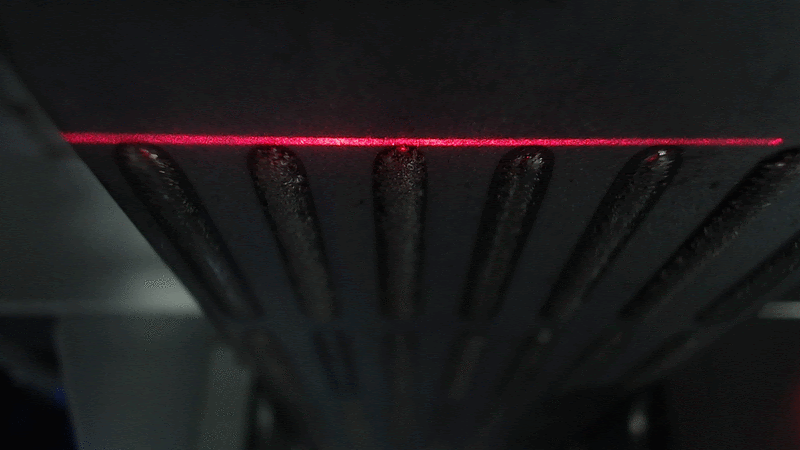
#> input picture img/frames_1/png_frames/f_(0).png, 800 x 450 px, given in place of frame_(9).jpg, which was not available
$ jupyter execute calil_20191202_1641.ipynb   (shell and % lines are left out)   (text cells are left out)
#> lines starting #> are read from the running program, lines starting #| are printed output that depends on the picture; after the words box and inside, x2 and y2 are one past the last pixel; in counts of white or black regions, pixels touching at a corner belong together; pictures that were not available may be replaced by others from this repository, and a replacement may not be noted
[cell 1]
# Initial setup

# Import libraries
import cv2
import matplotlib
import numpy as np
from matplotlib import pyplot as plt
from ipywidgets import interact, interactive, interact_manual
import math
import statistics

[cell 2]
# Define caminho da imagem
FILEPATH = "img/frames_1/png_frames/"

def analyseImageWithPreview_1(index, thresh):

    global orig, red, th, dst, kernel, dst_open, dst_close, img_height, img_width, cordao, avg_profile, avg_profile_rotated

    # Define label
    LABEL = "frame_(%d).jpg" %index

    # Define nome do arquivo
    FILENAME = FILEPATH + LABEL

    # Carregar a imagem na cor BGR (Padrão Opencv)
    orig = cv2.imread(FILENAME, cv2.IMREAD_COLOR)

    # Cropa imagem pela metade
    h = orig.shape[0]
    orig = orig[0:int(h/2),:,:]

    # Converter para RGB
    orig = cv2.cvtColor(orig, cv2.COLOR_BGR2RGB)

    # Define apenas parte vermelha como array de trabalho
    red = orig[:,:,0]

    # Define dimensoes da imagem resultante
    img_height, img_width = red.shape

    # Plotar imagens
    fig = plt.figure(figsize = (12,8))
    original_image = plt.imshow(orig)

    plt.figure(figsize = (12,8))
    plt.imshow(red, 'gray')

# Selecionar imagem apartir da escolha do usuário
interactive(analyseImageWithPreview_1, index=(0,19), thresh=(0,255))
#> the sliders are set to index = 9, thresh = 127
#> in analyseImageWithPreview_1, orig is the input picture: shape (450, 800, 3); mean B, G, R 27.8, 26.5, 28.4
#> in analyseImageWithPreview_1, `orig = orig[0:int(h/2),:,:]`:
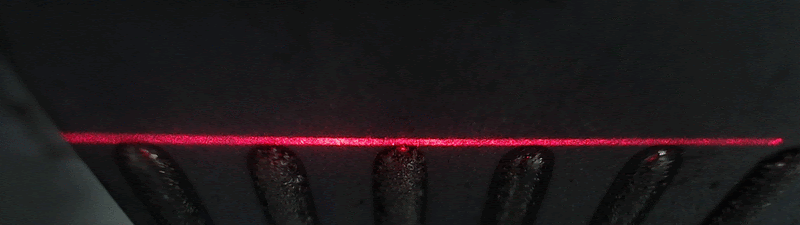
#> orig: shape (225, 800, 3); mean B, G, R 27.2, 25, 31.7
#> in analyseImageWithPreview_1, `red = orig[:,:,0]`:
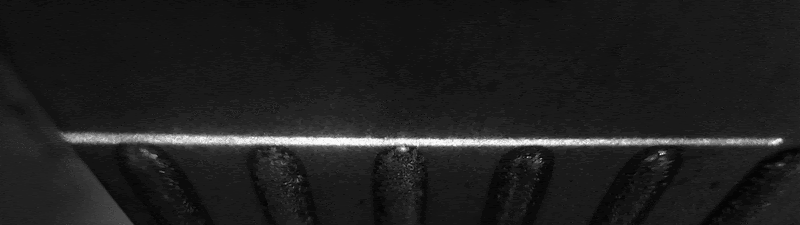
#> red: shape (225, 800); min 4, max 255, mean 31.7

[cell 3]
def analyseImageWithPreview(thresh, k_row, k_column):

    global th, dst, dst_open, kernel

    # Filtra imagem utilizando filtro binario (cria dst)
    th, dst = cv2.threshold(red, thresh, 255, cv2.THRESH_BINARY)

    # Refina imagem
    kernel = np.ones((k_row, k_column), np.uint8)
    dst_open = cv2.morphologyEx(dst, cv2.MORPH_OPEN, kernel)

    # Plotar imagens
    plt.figure(figsize = (12,4))
    plt.imshow(dst, 'gray')

    plt.figure(figsize = (12,4))
    plt.imshow(dst_open, 'gray')

# Selecionar imagem apartir da escolha do usuário
interactive(analyseImageWithPreview, thresh=(0,255), k_row=(1,10), k_column=(1,10))
#> the sliders are set to thresh = 127, k_row = 5, k_column = 5
#> in analyseImageWithPreview, `th, dst = cv2.threshold(red, thresh, 255, cv2.THRESH_BINARY)`:
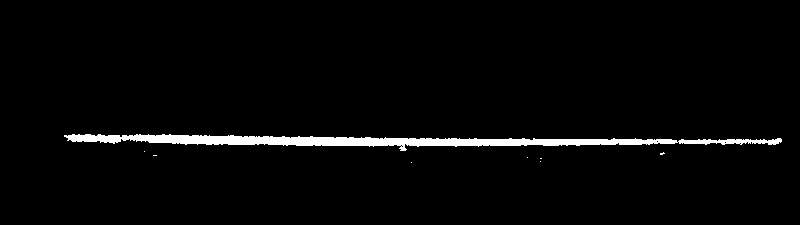
#> dst: shape (225, 800); 2.8% white; 8 white regions (7 under 20 px), largest, box (x1, y1, x2, y2) and area: (64, 134, 782, 151) 4969
#> in analyseImageWithPreview, `th, dst = cv2.threshold(red, thresh, 255, cv2.THRESH_BINARY)`: th = 127
#> in analyseImageWithPreview, `dst_open = cv2.morphologyEx(dst, cv2.MORPH_OPEN, kernel)`:
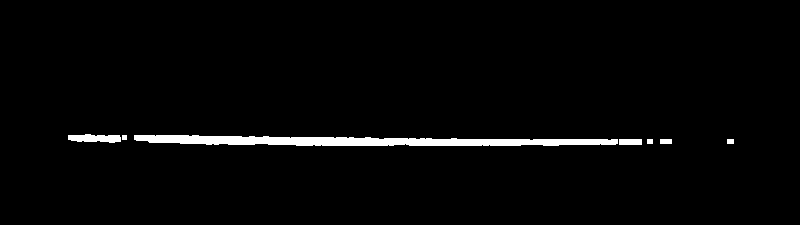
#> dst_open: shape (225, 800); 2.4% white; 7 white regions, largest, box (x1, y1, x2, y2) and area: (134, 135, 618, 146) 3636, (68, 134, 121, 143) 359, (619, 139, 642, 145) 138

[cell 4]
def averageProfileExtractor(img):

    global height, width

    # Define dimensoes da imagem de entrada
    height, width = img.shape

    # Cria array de perfil médio
    avg_profile = np.array([])

    # Loop varrendo cada coluna da imagem de entrada
    for column in range(0, width):

        # Array com valor das linhas que contém pixel branco
        column_avg = np.array([])

        # Loop em uma coluna adicionando valor da linha de pixels brancos
        for row in range(0, height):
            if img[row,column] > 0:
                column_avg = np.append(column_avg, row)

        # Adiciona média das linhas ao vetor avg_profile
        avg_profile = np.append(avg_profile,np.mean(column_avg))

    # Retorna array com perfil médio
    return avg_profile

# Calcula perfil médio da imagem refinada
avg_profile = averageProfileExtractor(dst_open)

plt.figure(figsize = (12,4))
original_profile_1, = plt.plot(avg_profile)
original_profile_1.set_label('Perfil Original')
plt.ylim((0,150))
plt.legend()
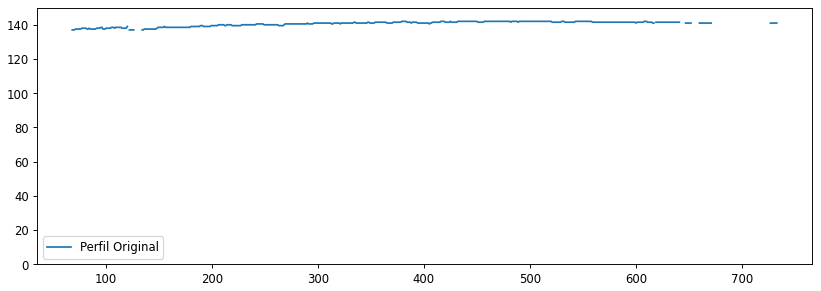
#> figure drawn by matplotlib, 1 panel
#> the loop in firstNonNan, `for item in range(0,len(listfloats)):` made 69 passes

[cell 5]
## Gira imagem baseado em pixels das bordas

### Função para retornar primeiro item não NaN
def firstNonNan(listfloats):
    for item in range(0,len(listfloats)):
        if math.isnan(listfloats[item]) == False:
            return [item,listfloats[item]]

### Função para retornar último item não NaN
def lastNonNan(listfloats):
    for item in reversed(range(0,len(listfloats))):
        if math.isnan(listfloats[item]) == False:
            return [item,listfloats[item]]

### Função para girar imagem
def rotate_image(mat, angle):
    # angle in degrees

    height, width = mat.shape[:2]
    image_center = (width/2, height/2)

    rotation_mat = cv2.getRotationMatrix2D(image_center, angle, 1.)

    abs_cos = abs(rotation_mat[0,0])
    abs_sin = abs(rotation_mat[0,1])

    bound_w = int(height * abs_sin + width * abs_cos)
    bound_h = int(height * abs_cos + width * abs_sin)

    rotation_mat[0, 2] += bound_w/2 - image_center[0]
    rotation_mat[1, 2] += bound_h/2 - image_center[1]

    rotated_mat = cv2.warpAffine(mat, rotation_mat, (bound_w, bound_h))
    return rotated_mat

[cell 6]
# Salva coordenadas da primeira região em branco [column, rowAvg]
firstPixel = np.array(firstNonNan(avg_profile))
#> firstPixel = [68, 137]
#> the loop in lastNonNan, `for item in reversed(range(0,len(listfloats))):` made 67 passes
#> item on passes 1 to 12: 799, 798, 797, 796, 795, 794, 793, 792, 791, 790, 789, 788

# Salva coordenadas da última região em branco [column, rowAvg]
lastPixel = np.array(lastNonNan(avg_profile))
#> lastPixel = [733, 141]

# Calcula cateto do triângulo formado entre os dois pontos e a horizontal
cathetus  = lastPixel - firstPixel
#> cathetus = [665, 4]

# Calcula ângulo de inclinação
ang = math.atan(cathetus[1]/cathetus[0])*180/np.pi
#> ang = 0.345

# Cria imagem usando função rotate_image
rotated_image = rotate_image(dst_open, ang)
#> in rotate_image, `rotation_mat = cv2.getRotationMatrix2D(image_center, angle, 1.)`: rotation_mat = [[1, 0.00601, -0.669], [-0.00601, 1, 2.41]]
#> in rotate_image, `abs_cos = abs(rotation_mat[0,0])`: abs_cos = 1
#> in rotate_image, `abs_sin = abs(rotation_mat[0,1])`: abs_sin = 0.00601
#> in rotate_image, `bound_w = int(height * abs_sin + width * abs_cos)`: bound_w = 801
#> in rotate_image, `bound_h = int(height * abs_cos + width * abs_sin)`: bound_h = 229

# Cria perfil médio depois de rotacionar imagem
avg_profile_rotated = averageProfileExtractor(rotated_image)

# Define linha horizontal
bead_bottom = np.nanmin(avg_profile_rotated)
#> bead_bottom = 140.5

# Define altura maxima
bead_top = np.nanmax(avg_profile_rotated)
#> bead_top = 144.5

plt.figure(figsize = (12,4))
plt.imshow(dst_open, 'gray')
plt.ylim((0,150))

original_profile, = plt.plot(avg_profile)
original_profile.set_label('Perfil Original Médio')
plt.ylim((0,150))

border_pixels, = plt.plot([firstPixel[0], lastPixel[0]], [firstPixel[1], lastPixel[1]], 'ro')
border_pixels.set_label('Extremidades')

plt.legend()


plt.figure(figsize = (12,4))
plt.imshow(rotated_image, 'gray')
plt.ylim((0,150))

original_profile, = plt.plot(avg_profile)
original_profile.set_label('Perfil Original Médio')
plt.ylim((0,150))

rotated_profile, = plt.plot(avg_profile_rotated)
rotated_profile.set_label('Perfil Rotacionado Médio (%d.1 °)' %ang)
plt.ylim((0,150))

border_pixels, = plt.plot([firstPixel[0], lastPixel[0]], [firstPixel[1], lastPixel[1]], 'ro')
border_pixels.set_label('Extremidades')
plt.legend()
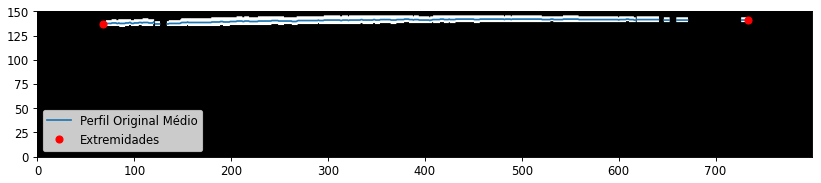
#> figure drawn by matplotlib, 1 panel
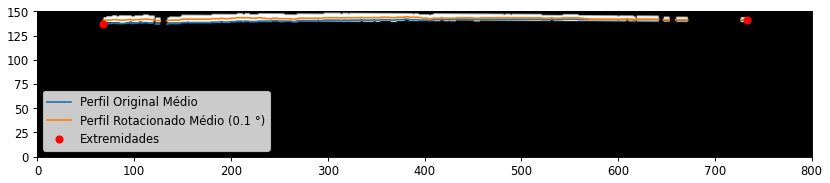
#> figure drawn by matplotlib, 1 panel

$ run again, on img/frames_1/png_frames/f_(12).png
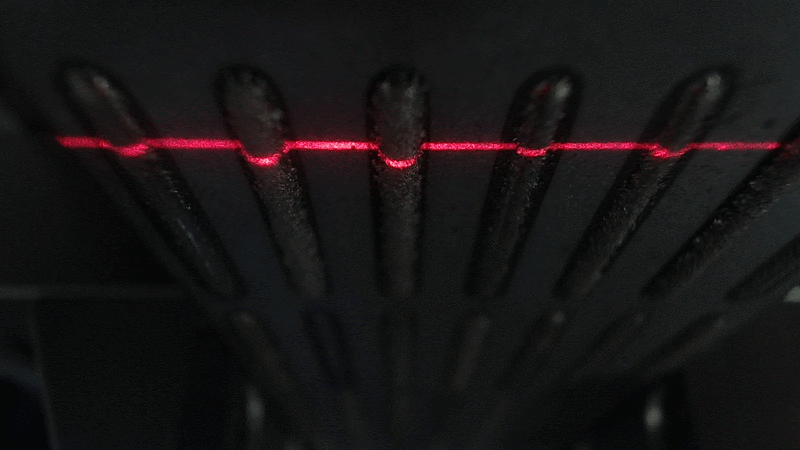
#> input picture img/frames_1/png_frames/f_(12).png, 800 x 450 px, given in place of frame_(9).jpg, which was not available
#> in analyseImageWithPreview_1, orig is the input picture: shape (450, 800, 3); mean B, G, R 21.2, 20.5, 23.3
#> in analyseImageWithPreview, `th, dst = cv2.threshold(red, thresh, 255, cv2.THRESH_BINARY)`:
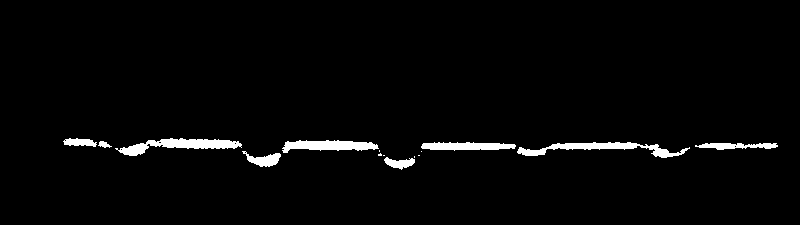
#> dst: shape (225, 800); 2.6% white; 15 white regions (6 under 20 px), largest, box (x1, y1, x2, y2) and area: (115, 138, 242, 156) 1011, (517, 142, 690, 158) 991, (282, 140, 379, 153) 798
#> th = 127
#> dst_open: shape (225, 800); 2.1% white; 16 white regions, largest, box (x1, y1, x2, y2) and area: (285, 141, 375, 150) 738, (161, 139, 235, 149) 614, (422, 143, 510, 150) 585
#> the loop in firstNonNan, `for item in range(0,len(listfloats)):` made 67 passes
#> firstPixel = [66, 141.5]
#> the loop in lastNonNan, `for item in reversed(range(0,len(listfloats))):` made 30 passes
#> item on passes 1 to 8: 799, 798, 797, 796, 795, 794, 793, 792
#> lastPixel = [770, 145.5]
#> cathetus = [704, 4]
#> ang = 0.326
#> rotation_mat = [[1, 0.00568, -0.633], [-0.00568, 1, 2.27]]
#> abs_cos = 1
#> abs_sin = 0.00568
#> bound_w = 801
#> bound_h = 229
#> bead_bottom = 144.5
#> bead_top = 166.5
#> `[cell 6] # Salva coordenadas da primeira região em branco [column, row..`:
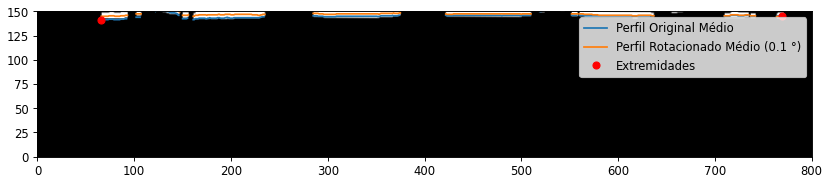
#> figure drawn by matplotlib, 1 panel

$ run again, on img/frames_1/png_frames/f_(13).png
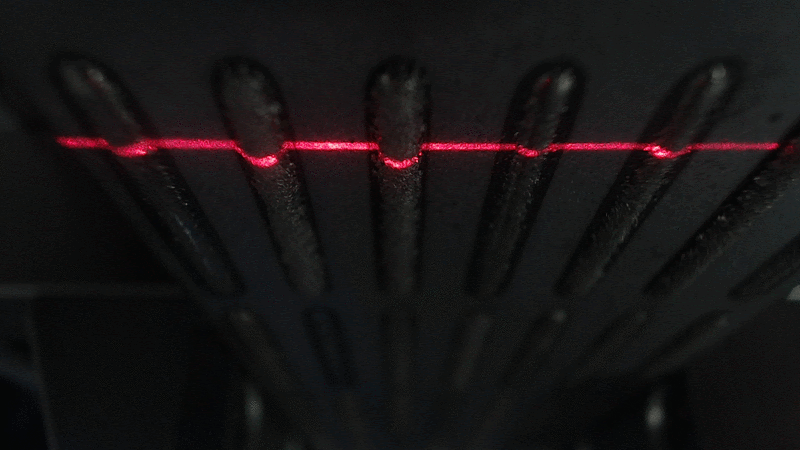
#> input picture img/frames_1/png_frames/f_(13).png, 800 x 450 px, given in place of frame_(9).jpg, which was not available
#> in analyseImageWithPreview_1, orig is the input picture: shape (450, 800, 3); mean B, G, R 20.8, 20.1, 23.2
#> in analyseImageWithPreview, `th, dst = cv2.threshold(red, thresh, 255, cv2.THRESH_BINARY)`:
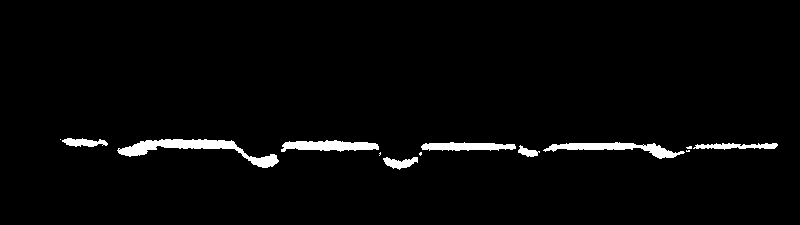
#> dst: shape (225, 800); 2.7% white; 13 white regions (5 under 20 px), largest, box (x1, y1, x2, y2) and area: (117, 139, 279, 168) 1420, (543, 142, 685, 159) 912, (281, 140, 379, 152) 804
#> th = 127
#> dst_open: shape (225, 800); 2.3% white; 15 white regions, largest, box (x1, y1, x2, y2) and area: (120, 139, 236, 156) 1035, (284, 141, 378, 151) 761, (422, 143, 503, 151) 551
#> the loop in firstNonNan, `for item in range(0,len(listfloats)):` made 67 passes
#> firstPixel = [66, 141.5]
#> the loop in lastNonNan, `for item in reversed(range(0,len(listfloats))):` made 26 passes
#> item on passes 1 to 8: 799, 798, 797, 796, 795, 794, 793, 792
#> lastPixel = [774, 146]
#> cathetus = [708, 4.5]
#> ang = 0.364
#> rotation_mat = [[1, 0.00636, -0.707], [-0.00636, 1, 2.54]]
#> abs_cos = 1
#> abs_sin = 0.00636
#> bound_w = 801
#> bound_h = 230
#> bead_bottom = 145.5
#> bead_top = 166.5
#> `[cell 6] # Salva coordenadas da primeira região em branco [column, row..`:
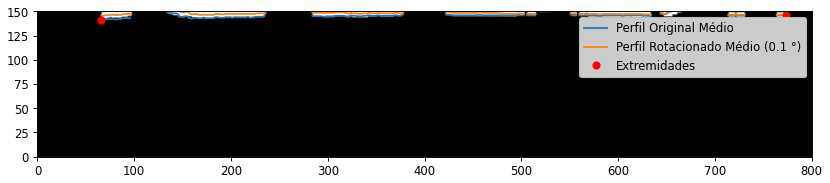
#> figure drawn by matplotlib, 1 panel
